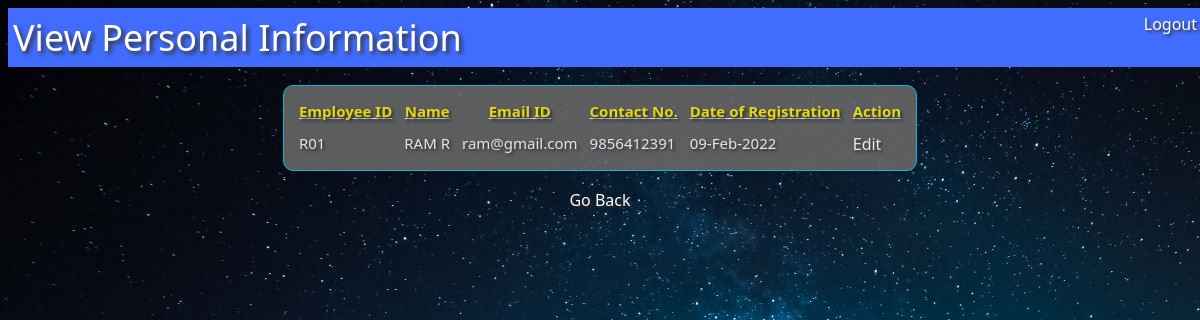
/viewinfo.php (signed in), run on the app's committed database.
### tables this page shows
CREATE TABLE IF NOT EXISTS `employee` (
  `empid` varchar(255) NOT NULL,
  `name` varchar(255) NOT NULL,
  `email` varchar(255) NOT NULL,
  `contact` varchar(255) NOT NULL,
  `password` varchar(255) NOT NULL,
  `date` varchar(255) NOT NULL,
  PRIMARY KEY (`empid`)
);

### viewinfo.php (the view, shortened to what this page needs)
<?php
include("configASL.php");
$empid=$_SESSION['empid'];
$sql=mysqli_query($al, "SELECT * FROM employee WHERE empid='$empid'");
?>
<!DOCTYPE html PUBLIC "-//W3C//DTD XHTML 1.0 Transitional//EN" "http://www.w3.org/TR/xhtml1/DTD/xhtml1-transitional.dtd">
<html xmlns="http://www.w3.org/1999/xhtml">
<head>
<link href="style1.css" rel="stylesheet" type="text/css" />
</head>
<body>
<div id="banner">
<span class="heading">View Personal Information<span style="float:right"><a href="logout.php">Logout</a></span>
</div><br />
<div align="center">
<table class="formTable" cellpadding="4" cellspacing="4">
<tr class="labels" style="text-decoration:underline;"><th id=h1>Employee ID</th><th id=h1>Name</th><th id=h1>Email ID</th><th id=h1>Contact No.</th><th id=h1>Date of Registration</th><th id=h1>Action</th></tr>
<?php
while($b=mysqli_fetch_array($sql))
{
	?>
<tr class="labels"><td><?php echo $b['empid'];?></td><td><?php echo $b['name'];?></td><td><?php echo $b['email'];?></td>
<td><?php echo $b['contact'];?></td><td><?php echo $b['date'];?></td>
<td>
<a href="editinfo.php?del=<?php echo $b['empid'];?>" onclick="return confirm('Are You Sure..?');">Edit</a></td>
</tr>
<?php } ?>
</table>
<br />
<a href="home.php">Go Back</a>
</div>
</body>
</html>

### style1.css (style rules this page uses)
body { background-image:url(../office/images/a3.jpg); background-repeat:repeat-y; }
.heading { font-family:"Segoe UI"; font-size:36px; color:#FFF; text-shadow:3px 3px 4px #333333; }
.formTable { border-radius:10px; border:1px solid #0CF; box-shadow:0px 0px 4px #000000; padding:7px 7px; background-color:#666; opacity:0.9; }
.labels { font-family:"Segoe UI"; color:rgb(252, 252, 252); text-shadow:2px 2px 3px #333333; font-size:15px; }
a:link { font-family:"Segoe UI";color:#FFF;text-decoration:none;font-size:16px;text-shadow:2px 2px 3px #333333; }
#banner { font-size:50px; color:rgb(8, 8, 8); background-color:rgb(65, 109, 255); opacity:1.0; width:100%; padding:5px 5px; }
#h1 { color:rgb(253, 237, 15); }
td { vertical-align:top; }

### data on the page
employee: empid "R01", name "RAM R", email "ram@gmail.com", contact "9856412391", date "09-Feb-2022"
